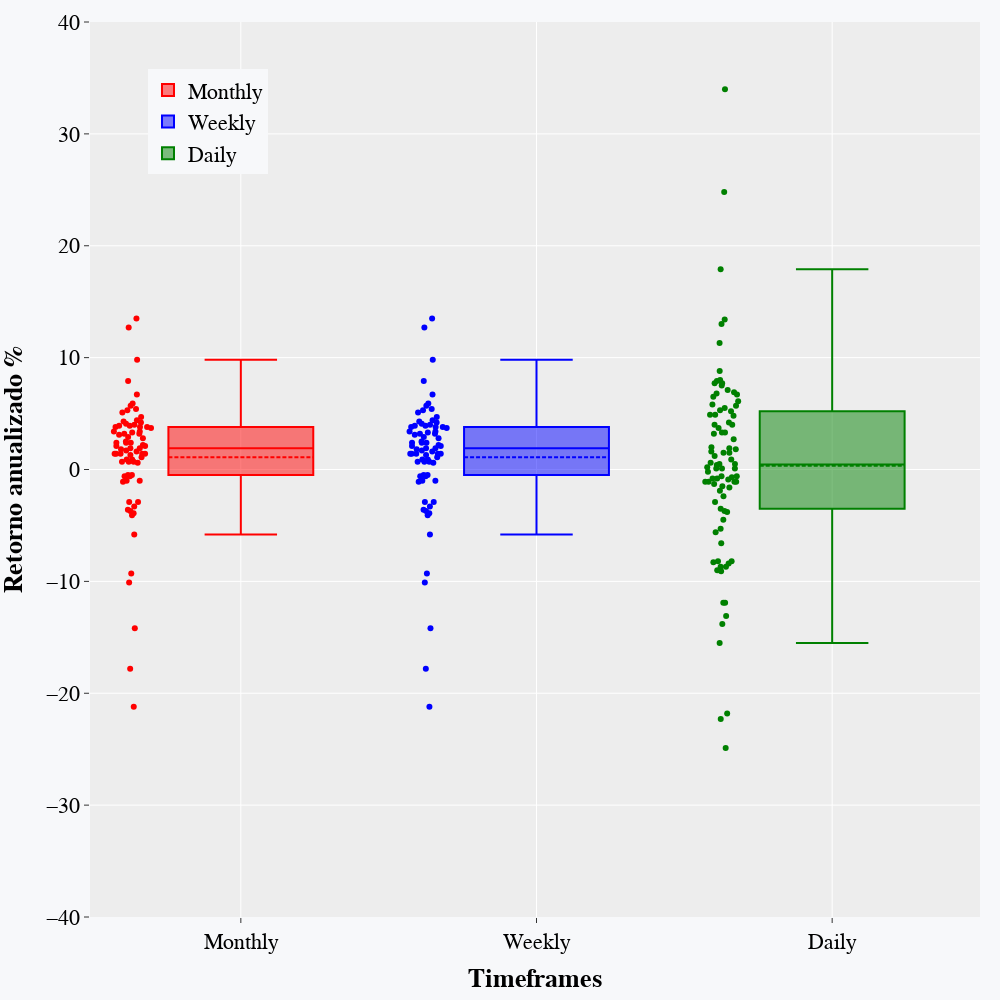

Notebook source saved alongside this figure:
### Code cell
fig_box = go.Figure()

fig_box.add_trace(go.Box(
            y=result_final.monthly[~result_final.monthly.isna()],
            name="Monthly",
            marker_color="red",
            boxpoints="all", boxmean=True))

fig_box.add_trace(go.Box(
            y=result_final.monthly[~result_final.weekly.isna()],
            name="Weekly",
            marker_color="blue",
            boxpoints="all", boxmean=True))

fig_box.add_trace(go.Box(
            y=result_final.daily[~result_final.daily.isna()],
            name="Daily",
            marker_color="green",
            boxpoints="all", boxmean=True))

fig_box.update_layout(title='', xaxis_title="<b>Timeframes",
                yaxis_title="<b>Retorno anualizado %", legend_title="",
                font=dict(family="Arial, Arial, Arial",size=22,color="black"),
                margin=dict(l=50, r=20, t=20, b=20), template = 'ggplot2', paper_bgcolor="#f7f8fa",
                legend=dict(orientation="v",yanchor="bottom",y=0.83,xanchor="right",x=0.20),
                yaxis=dict(range=[-40, 40]),
                width=1000,height=1000)

fig_box.show()

### Figure 1 — Plotly figure (JSON) as saved in the notebook; plotly's stock layout.template omitted (floating-point values rounded to 4 significant figures)
{"data": [{"boxmean": true, "boxpoints": "all", "marker": {"color": "red"}, "name": "Monthly", "type": "box", "y": [0.7, 5.9, 1.3, 3.8, -1, -0.6, 12.7, 1.1, 3.1, 3.7, 5.3, 2.1, 2.8, 1.9, -5.8, 4, 3.9, -9.3, 1.4, 1.4, 1.9, 1.7, 3.9, 3.3, -0.5, -3.9, 3.4, 2.1, -3.7, -2.9, 2.4, 1.6, 0.9, -17.8, 0.7, 3.2, -2.9, -0.6, 4.2, 5.7, -4.1, -14.2, 0.7, 1.4, 2.5, 4.7, -1.1, 3.8, -3.3, 9.8, 6.7, 1.8, -3.6, 4.3, 3.4, -21.2, -10.1, 4.4, -0.5, 5.1, 3.8, 2.4, 1.4, 2.2, 13.5, 3.2, -1, 7.9, 2.4, 0.9, 1.4, 4.1, 5.4, 0.6, 2.9]}, {"boxmean": true, "boxpoints": "all", "marker": {"color": "blue"}, "name": "Weekly", "type": "box", "y": [0.7, 5.9, 1.3, 3.8, -1, -0.6, null, 12.7, 1.1, 3.1, 3.7, 5.3, 2.1, 2.8, null, null, 1.9, -5.8, 4, null, 3.9, -9.3, 1.4, null, 1.4, 1.9, 1.7, 3.9, 3.3, -0.5, -3.9, 3.4, 2.1, -3.7, null, -2.9, 2.4, 1.6, 0.9, -17.8, 0.7, 3.2, -2.9, -0.6, 4.2, 5.7, -4.1, -14.2, 0.7, null, 1.4, 2.5, 4.7, -1.1, 3.8, null, -3.3, 9.8, 6.7, 1.8, -3.6, null, 4.3, 3.4, -21.2, null, -10.1, 4.4, -0.5, null, null, 5.1, null, 3.8, 2.4, 1.4, 2.2, 13.5, null, 3.2, -1, 7.9, 2.4, 0.9, 1.4, 4.1, 5.4, 0.6, 2.9, null]}, {"boxmean": true, "boxpoints": "all", "marker": {"color": "green"}, "name": "Daily", "type": "box", "y": [0.2, -0.7, 2, 7.7, -0.6, 0.4, -22.3, -8.7, 7.1, 4, 4.2, 1.5, -1.3, -5.3, -6.6, -9, -1.5, 0.5, -4.5, 13, 5.7, 0.1, 3.3, 17.9, -8.7, 4.8, 0.1, 0.5, 1.2, -8.2, -11.9, 3.2, -0.8, -8.2, 7.7, 4.9, -1.6, -3.5, 6.5, -13.8, 6.1, 0.9, -0.8, 6.9, 5.2, 2.7, -8.3, -11.9, -0.2, 34, 5.5, 8.8, -1.1, 7.9, 4, 13.4, -13.1, -3.7, 1.6, 5.3, -1.1, -0.6, -2.9, -2.4, -0.9, -24.9, -1.9, 4.9, -1.1, 11.3, -21.8, 1.9, -15.5, -1.1, 3.7, 8, 6.7, 24.8, 5.8, 1.8, 1.5, -5.6, 0.6, -3.8, 6.8, 3.3, -9.1, 7.5, 0.1, -8.4]}], "layout": {"font": {"color": "black", "family": "Arial, Arial, Arial", "size": 22}, "height": 1000, "legend": {"orientation": "v", "title": {"text": ""}, "x": 0.2, "xanchor": "right", "y": 0.83, "yanchor": "bottom"}, "margin": {"b": 20, "l": 50, "r": 20, "t": 20}, "paper_bgcolor": "#f7f8fa", "title": {"text": ""}, "width": 1000, "xaxis": {"title": {"text": "<b>Timeframes"}}, "yaxis": {"range": [-40, 40], "title": {"text": "<b>Retorno anualizado %"}}}}
